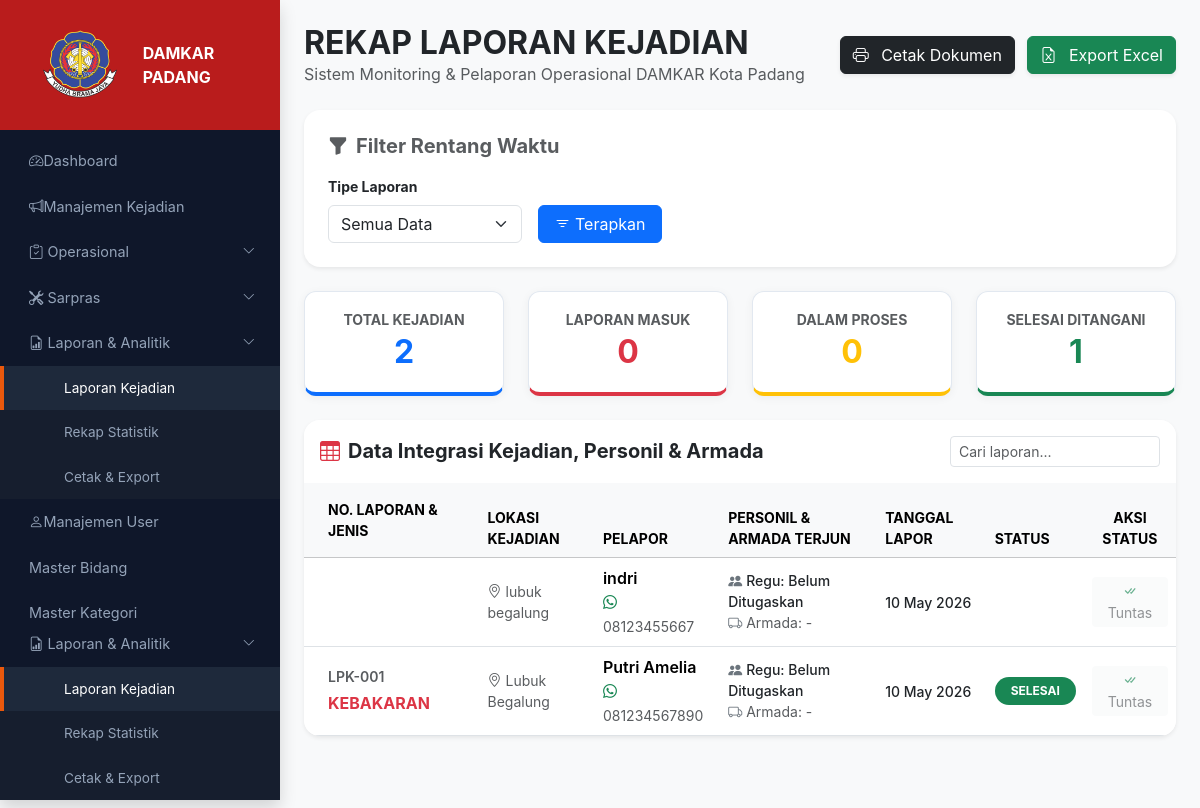
Before: /pages/laporan/laporan_kejadian.php with the older database file.
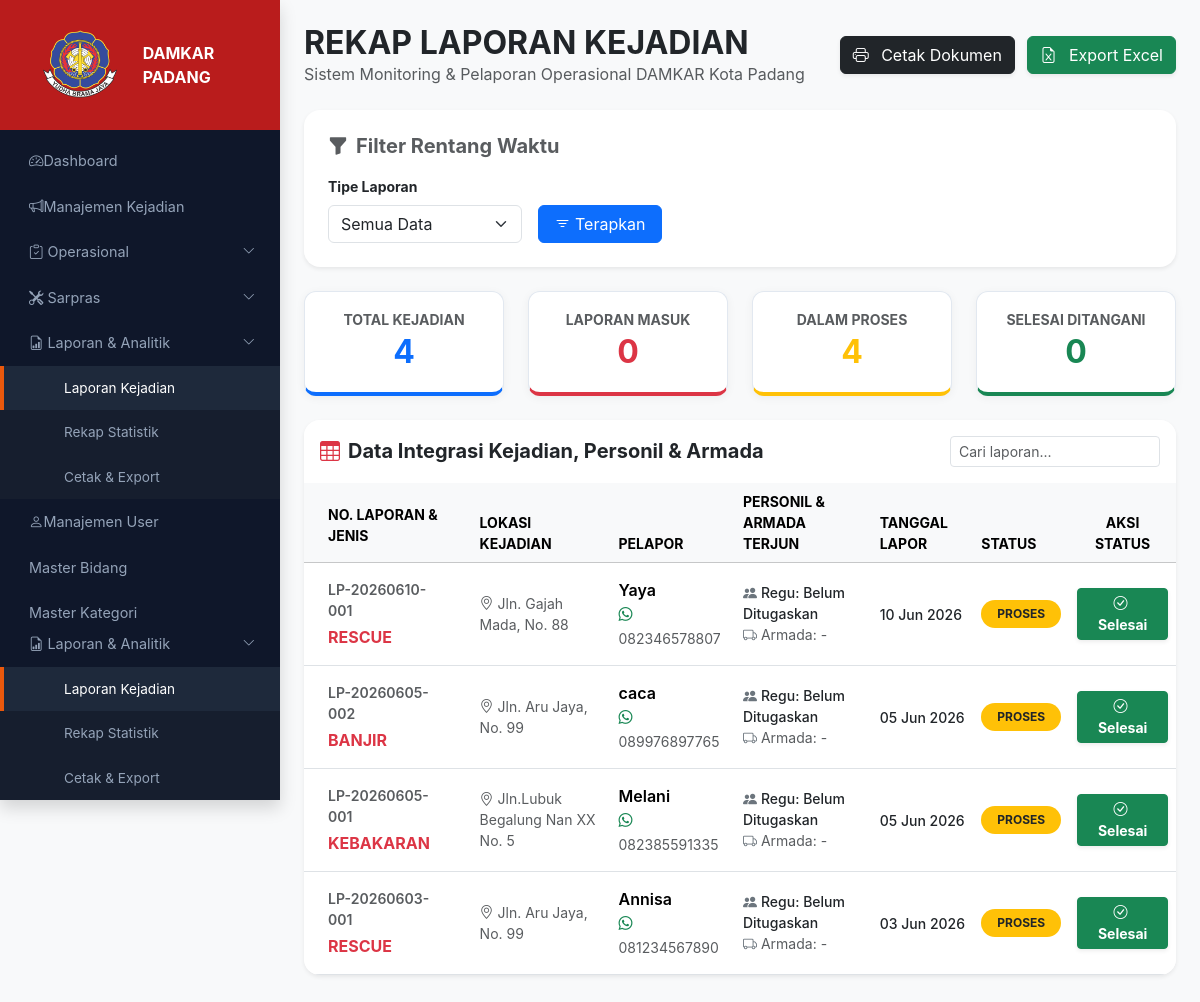
After: the same page with the newer database file.
### tables this page shows
CREATE TABLE `laporan_kejadian` (
  `id` int NOT NULL,
  `nomor_laporan` varchar(30) NOT NULL,
  `tanggal` date NOT NULL,
  `pelapor` varchar(100) NOT NULL,
  `no_hp` varchar(20) DEFAULT NULL,
  `lokasi` text NOT NULL,
  `jenis_kejadian` enum('kebakaran','banjir','rescue','lainnya') NOT NULL,
  `deskripsi` text,
  `status` enum('masuk','proses','selesai') DEFAULT 'masuk',
  `waktu_proses` timestamp NULL DEFAULT NULL,
  `waktu_selesai` timestamp NULL DEFAULT NULL,
  `created_at` timestamp NOT NULL DEFAULT CURRENT_TIMESTAMP,
  `updated_at` timestamp NOT NULL DEFAULT CURRENT_TIMESTAMP ON UPDATE CURRENT_TIMESTAMP
);

### pages/laporan/laporan_kejadian.php (the view, shortened to what the changed rows need)
<?php
include '../../config/koneksi.php';
$where_clause = " WHERE 1=1 ";
$row_total = mysqli_fetch_assoc(mysqli_query($conn, "SELECT COUNT(*) AS total FROM laporan_kejadian $where_clause"));
$row_masuk = mysqli_fetch_assoc(mysqli_query($conn, "SELECT COUNT(*) AS masuk FROM laporan_kejadian $where_clause AND status = 'masuk'"));
$row_proses = mysqli_fetch_assoc(mysqli_query($conn, "SELECT COUNT(*) AS proses FROM laporan_kejadian $where_clause AND status = 'proses'"));
$row_selesai = mysqli_fetch_assoc(mysqli_query($conn, "SELECT COUNT(*) AS selesai FROM laporan_kejadian $where_clause AND status = 'selesai'"));
$result_tabel = mysqli_query($conn, "SELECT * FROM laporan_kejadian $where_clause ORDER BY id DESC");
?>
<!DOCTYPE html>
<html lang="id">
<head>
    <link href="https://cdn.jsdelivr.net/npm/bootstrap@5.3.3/dist/css/bootstrap.min.css" rel="stylesheet">
    <link rel="stylesheet" href="https://cdn.jsdelivr.net/npm/bootstrap-icons@1.11.3/font/bootstrap-icons.min.css">
    <link rel="stylesheet" href="../assets/css/style.css">
</head>
<body>
    <div id="main-content" class="p-4">
        <header class="d-flex justify-content-between align-items-center mb-4">
            <div>
                <h2 class="fw-bold m-0 text-uppercase">Rekap Laporan Kejadian</h2>
            </div>
        </header>
        <div class="row g-4 mb-4">
            <div class="col-md-3">
                <div class="stat-card stat-total text-center">
                    <h6 class="text-muted text-uppercase small fw-bold mb-1">Total Kejadian</h6>
                    <h2 class="fw-bold m-0 text-primary"><?= (int) $row_total['total'] ?></h2>
                </div>
            </div>
            <div class="col-md-3">
                <div class="stat-card stat-masuk text-center">
                    <h2 class="fw-bold m-0 text-danger"><?= (int) $row_masuk['masuk'] ?></h2>
                </div>
            </div>
            <div class="col-md-3">
                <div class="stat-card stat-proses text-center">
                    <h6 class="text-muted text-uppercase small fw-bold mb-1">Dalam Proses</h6>
                    <h2 class="fw-bold m-0 text-warning"><?= (int) $row_proses['proses'] ?></h2>
                </div>
            </div>
            <div class="col-md-3">
                <div class="stat-card stat-selesai text-center">
                    <h6 class="text-muted text-uppercase small fw-bold mb-1">Selesai Ditangani</h6>
                    <h2 class="fw-bold m-0 text-success"><?= (int) $row_selesai['selesai'] ?></h2>
                </div>
            </div>
        </div>
        <div class="card border-0 shadow-sm rounded-4 overflow-hidden mb-5">
            <div class="table-responsive">
                <table class="table table-hover align-middle mb-0">
                    <thead class="table-light small text-uppercase">
                        <tr>
                            <th class="py-3 px-4">No. Laporan &amp; Jenis</th>
                            <th>Lokasi Kejadian</th>
                            <th>Pelapor</th>
                            <th>Personil & Armada Terjun</th>
                            <th>Tanggal Lapor</th>
                            <th>Status</th>
                            <th class="text-center th-aksi">Aksi Status</th>
                        </tr>
                    </thead>
                    <tbody id="tabelBody">
                        <?php if (mysqli_num_rows($result_tabel) > 0): ?>
                            <?php while ($row = mysqli_fetch_assoc($result_tabel)):
                                $st = strtolower($row['status']);
                                if ($st === 'selesai') $badge = 'bg-success text-white';
                                elseif ($st === 'proses') $badge = 'bg-warning text-dark';
                                else $badge = 'bg-danger text-white';
                            ?>
                                <tr>
                                    <td class="py-3 px-4">
                                        <small class="text-muted d-block fw-semibold mb-1"><?= htmlspecialchars($row['nomor_laporan']) ?></small>
                                        <span class="fw-bold text-danger text-uppercase d-block"><?= htmlspecialchars($row['jenis_kejadian']) ?></span>
                                    </td>
                                    <td>
                                        <small class="text-muted d-block text-wrap" style="max-width:220px">
                                            <i class="bi bi-geo-alt me-1"></i><?= htmlspecialchars($row['lokasi']) ?>
                                        </small>
                                    </td>
                                    <td>
                                        <span class="fw-semibold d-block"><?= htmlspecialchars($row['pelapor']) ?></span>
                                        <small class="text-muted"><i class="bi bi-whatsapp text-success me-1"></i><?= htmlspecialchars($row['no_hp'] ?? '-') ?></small>
                                    </td>
                                    <td>
                                        <small class="d-block text-dark fw-medium">
                                            <i class="bi bi-people-fill text-secondary me-1"></i>Regu: <?= htmlspecialchars($row['personil_regu'] ?? 'Belum Ditugaskan') ?>
                                        </small>
                                        <small class="d-block text-muted">
                                            <i class="bi bi-truck text-secondary me-1"></i>Armada: <?= htmlspecialchars($row['armada_sarpras'] ?? '-') ?>
                                        </small>
                                    </td>
                                    <td>
                                        <small class="fw-medium text-dark"><?= date('d M Y', strtotime($row['tanggal'])) ?></small>
                                    </td>
                                    <td>
                                        <span class="badge <?= $badge ?> rounded-pill px-3 py-2 small text-uppercase"><?= htmlspecialchars($row['status']) ?></span>
                                    </td>
                                    <td class="text-center td-aksi">
                                        <?php if ($st === 'masuk'): ?>
                                            <a href="../manajemen_kejadian/proses_laporan.php?id=<?= $row['id'] ?>" class="btn btn-warning btn-sm fw-bold shadow-sm px-3">
                                                <i class="bi bi-arrow-right-circle me-1"></i> Proses
                                            </a>
                                        <?php elseif ($st === 'proses'): ?>
                                            <a href="../manajemen_kejadian/selesai_laporan.php?id=<?= $row['id'] ?>" class="btn btn-success btn-sm fw-bold shadow-sm px-3" onclick="return confirm('Apakah penanganan laporan ini sudah benar-benar selesai?')">
                                                <i class="bi bi-check-circle me-1"></i> Selesai
                                            </a>
                                        <?php else: ?>
                                            <button class="btn btn-light btn-sm text-muted border-0" disabled><i class="bi bi-check-all text-success"></i> Tuntas</button>
                                        <?php endif; ?>
                                    </td>
                                </tr>
                            <?php endwhile; ?>
                        <?php endif; ?>
                    </tbody>
                </table>
            </div>
        </div>
    </div>
</body>
</html>

Changed rows visible on the page:
removed laporan_kejadian: lokasi "lubuk begalung", pelapor "indri", no_hp "08123455667", personil_regu "Belum Ditugaskan", armada_sarpras "-", tanggal "10 May 2026", status "Tuntas"
removed laporan_kejadian: nomor_laporan "LPK-001", jenis_kejadian "KEBAKARAN", lokasi "Lubuk Begalung", pelapor "Putri Amelia", no_hp "081234567890", personil_regu "Belum Ditugaskan", armada_sarpras "-", tanggal "10 May 2026", status "SELESAI", shows "Tuntas"
added laporan_kejadian: nomor_laporan "LP-20260610-001", jenis_kejadian "RESCUE", lokasi "Jln. Gajah Mada, No. 88", pelapor "Yaya", no_hp "082346578807", personil_regu "Belum Ditugaskan", armada_sarpras "-", tanggal "10 Jun 2026", status "PROSES"
added laporan_kejadian: nomor_laporan "LP-20260605-002", jenis_kejadian "BANJIR", lokasi "Jln. Aru Jaya, No. 99", pelapor "caca", no_hp "089976897765", personil_regu "Belum Ditugaskan", armada_sarpras "-", tanggal "05 Jun 2026", status "PROSES"
added laporan_kejadian: nomor_laporan "LP-20260605-001", jenis_kejadian "KEBAKARAN", lokasi "Jln.Lubuk Begalung Nan XX No. 5", pelapor "Melani", no_hp "082385591335", personil_regu "Belum Ditugaskan", armada_sarpras "-", tanggal "05 Jun 2026", status "PROSES"
added laporan_kejadian: nomor_laporan "LP-20260603-001", jenis_kejadian "RESCUE", lokasi "Jln. Aru Jaya, No. 99", pelapor "Annisa", no_hp "081234567890", personil_regu "Belum Ditugaskan", armada_sarpras "-", tanggal "03 Jun 2026", status "PROSES"
Other visible differences:
$row_total['total']: "2" → "4"
$row_proses['proses']: "0" → "4"
$row_selesai['selesai']: "1" → "0"
